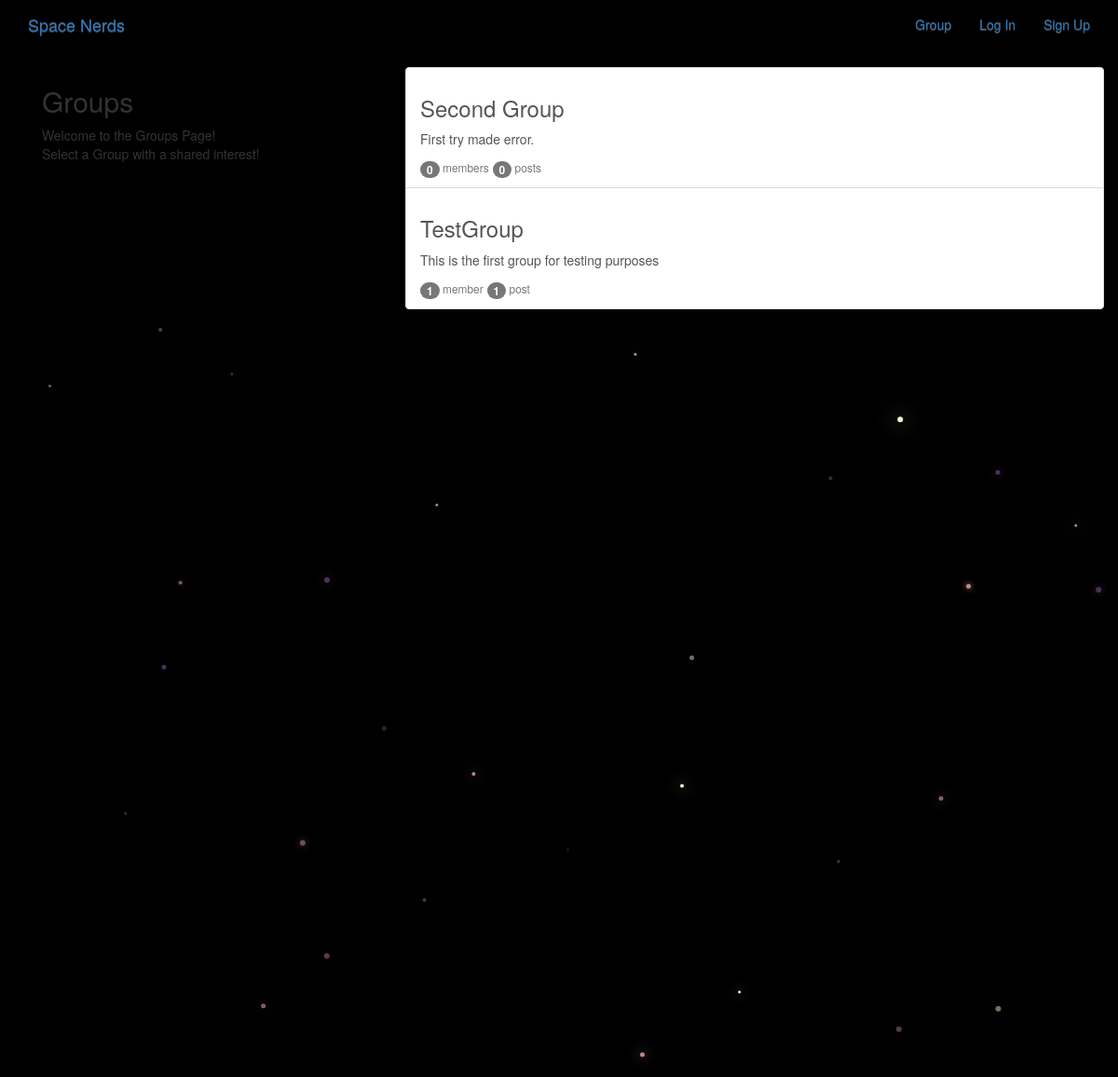
The page /groups/ on the database as committed earlier.
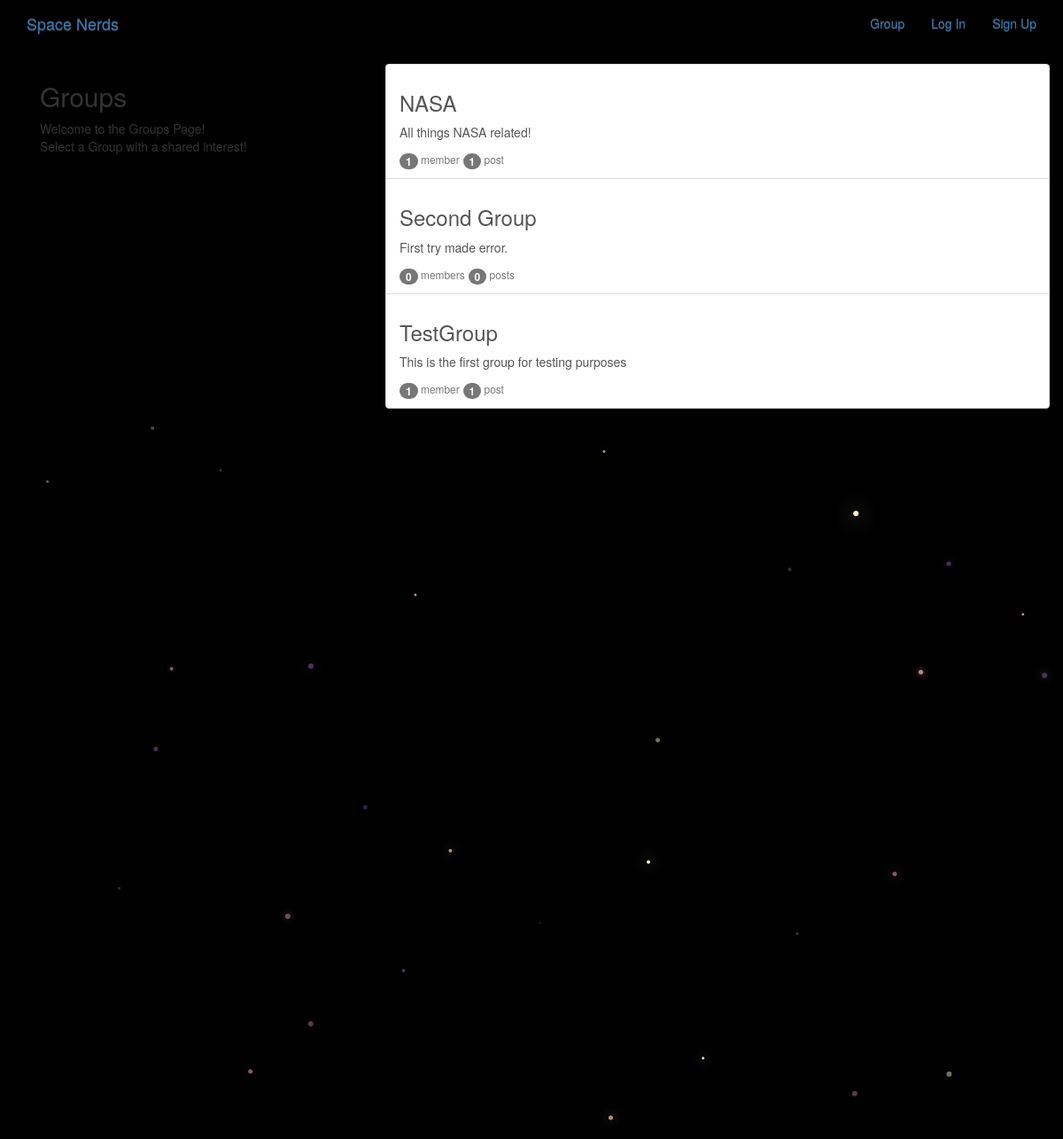
The same page on the database as committed later.
### groups/models.py (models this page shows, shortened)
class Group(models.Model):
    name = models.CharField(max_length=255, unique=True)
    slug = models.SlugField(allow_unicode=True, unique=True)
    description = models.TextField(blank=True, default='')
    description_html = models.TextField(editable=False, default='', blank=True)
    members = models.ManyToManyField(User, through='GroupMember')
    class Meta:
        ordering = ['name']

### groups/views.py (the view)
# urls.py: path('', views.ListGroups.as_view(), name="all"),
class ListGroups(generic.ListView):
    model = Group

### groups/templates/groups/group_list.html (shortened to what this page needs)
{% extends "groups/group_base.html" %}
{% block pregroup %}
<div class="col-md-4">
	<div class="content">
			<h2>Groups</h2>
			<p>Welcome to the Groups Page! <br>Select a Group with a shared interest!</p>
	</div>
</div>
{% endblock %}
{% block group_content %}
<div class="col-md-8">
	<div class="list-group">
		{% for group in object_list %}
		<a href="{% url 'groups:single' slug=group.slug %}"
		class="list-group-item list-group-item-action flex-column align-items-start">
			<h3 class="mb-1">{{ group.name }}</h3>
			<p class="mb-1">{{ group.description_html|safe }}</p>
			<div class="d-flex w-40 justify-content-between">
				<small class="text-muted"><span class="badge badge-secondary">
					{{ group.members.count }}</span> member{{ group.members.count|pluralize }}</small>
				<small class="text-muted"><span class="badge badge-secondary">
					{{ group.posts.count }}</span> post{{ group.posts.count|pluralize }}</small>
			</div>
		</a>
		{% endfor %}
	</div>
</div>
{% endblock %}

Rows that differ between the two databases and show on the page:
added Group: name "NASA", description_html "All things NASA related!", members.count "1", posts.count "1"
